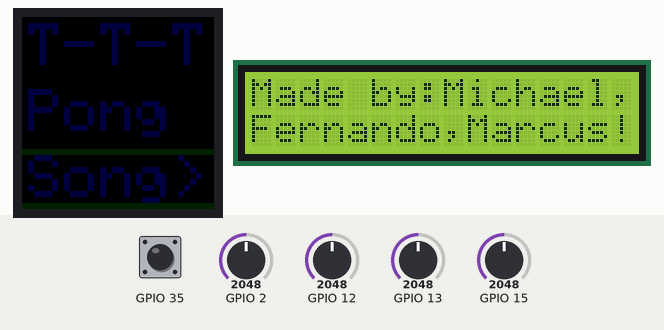
Simulated run of this sketch. Board: ESP32. Parts: 32×32 colour display, 16×2 character LCD. The inputs (shaded band) are chosen by the test bench; at power-on: GPIO 2 = 2048, GPIO 35 HIGH, GPIO 12 = 2048, GPIO 13 = 2048, GPIO 15 = 2048. Random numbers use the default seed unless the sketch sets one.

Above: at 2.0 s.
2.1 s: GPIO 2 set to 0
3.7 s: GPIO 35 pulled LOW for 1 s
At 5.7 s:
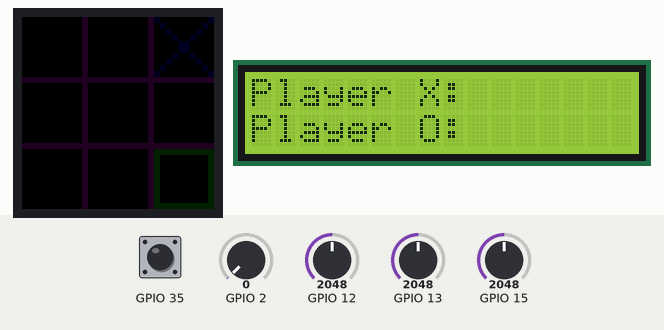
Timing chart, 0 to 7.2 s (numbered marks = the images above; inputs shaded):
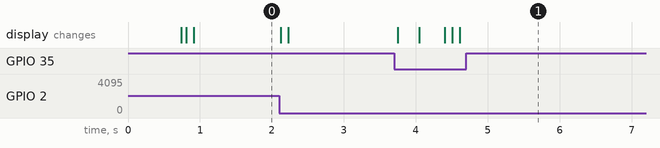

Measured:
- after the input at 3.7 s, the display: first changes after 0.05 s (image 1 shows a later state)

The sketch:

Ledgamearray.ino
```cpp
//MAIN FILE
#include <Globals.h>
#include <ttt.h>
#include <pong.h>
#include <Music.h>
#include <Menu.h>

//LCD Screen
LiquidCrystal lcd(RS, EN, D4, D5, D6, D7);
//RGB LED Matrix
RGBmatrixPanel matrix(A, B, C, D, CLK, LAT, OE, false);
// MUSIC Board
SoftwareSerial mp3(ARDUINO_RX, ARDUINO_TX);
//Gets menu choice
int choice;

void setup() {
  //RGB LED Matrix init
  matrix.begin();
  matrix.fillScreen(matrix.Color333(0,0,0));
  //Music board init
  mp3.begin(9600);
  delay(500);//Wait chip initialization is complete
  sendCommand(CMD_SEL_DEV, DEV_TF);//select the TF card
  delay(200);//wait for 200ms
  sendCommand(CMD_PLAY_W_VOL, 0X0F01);//play the first song with volume 15 class

  //Joystick init
  pinMode(XPIN, INPUT);
  pinMode(YPIN, INPUT);
  pinMode(BTN, INPUT_PULLUP);
  pinMode(XPIN2, INPUT);
  pinMode(YPIN2, INPUT);
  pinMode(BTN2, INPUT_PULLUP);

  //LCD init
  lcd.begin(16, 2);

  //Random seed
  randomSeed(analogRead(0));
}
void loop() {
  matrix.setTextColor(matrix.Color333(0,0,2));
  choice = menu();
  if(choice == 0){tttgame();}
  if(choice == 1){pong();}
  delay(5000);//Prevents accidental click when exiting game
}
```
